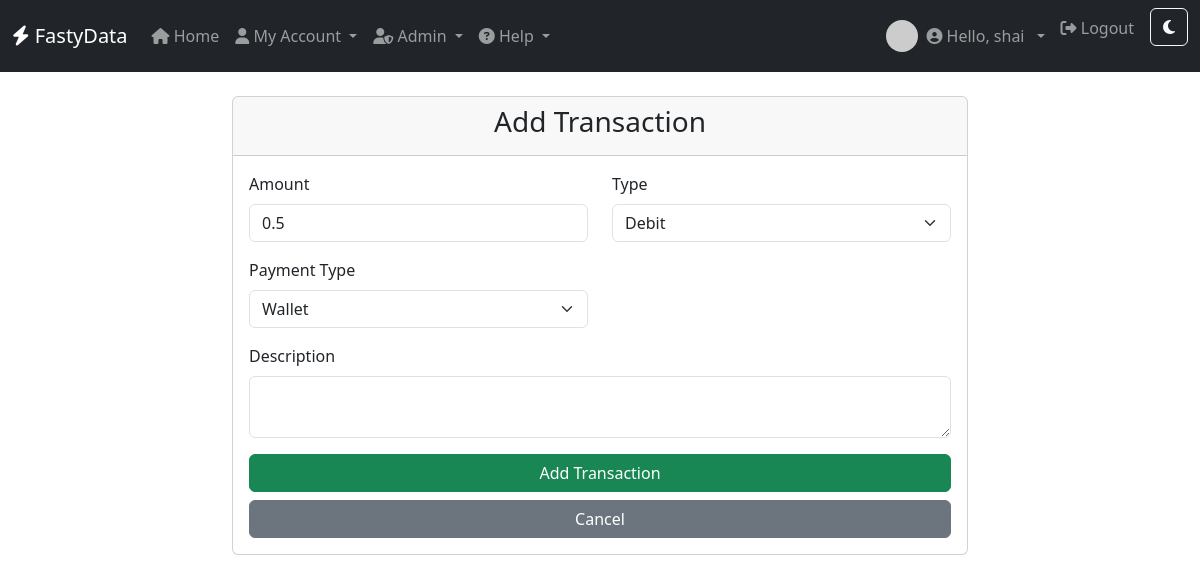
The page /transactions/edit/3 (signed in) on the database its author committed.
### models/user.py (models this page shows, shortened)
class User(db.Model, UserMixin):
    id = db.Column(db.Integer, primary_key=True)
    first_name=db.Column(db.String(80),nullable=False)
    last_name=db.Column(db.String(80), nullable=False)
    username = db.Column(db.String(80), unique=True, nullable=False)
    password_hash = db.Column(db.String(128))
    user_type = db.Column(db.String(80), nullable=False)
    phone_number=db.Column(db.String(15))
    email = db.Column(db.String(120))

### models/account.py (models this page shows, shortened)
class Transaction(db.Model):
    id = db.Column(db.Integer, primary_key=True)
    account_id = db.Column(db.Integer, db.ForeignKey('account.id'), nullable=False)
    payment_type_id = db.Column(db.Integer, db.ForeignKey('payment_type.id'), nullable=False)  # Required
    amount = db.Column(db.Float, nullable=False)
    transaction_type = db.Column(db.String(10), nullable=False)  # 'credit' or 'debit'
    reference_number = db.Column(db.String(50), unique=True, nullable=False)
    balance_after = db.Column(db.Float, nullable=False)  # Balance left after transaction
    description = db.Column(db.Text)
    status = db.Column(db.String(20), default='Pending')  # pending, completed, failed
    transaction_date = db.Column(db.DateTime, default=datetime.utcnow, nullable=False)
    created_at = db.Column(db.DateTime, default=datetime.utcnow)

### app.py (the view, shortened to what this page needs)
@app.route('/transactions/edit/<int:txn_id>', methods=['GET', 'POST'])
@login_required
def edit_transaction(txn_id):
    txn = Transaction.query.get_or_404(txn_id)
    form = TransactionForm(obj=txn)
    form.payment_type.choices = [(pt.id, pt.name) for pt in PaymentType.query.filter_by(is_active=True).all()]
    return render_template('add_transaction.html', form=form, edit=True)

### forms/transactionform.py
class TransactionForm(FlaskForm):
    amount = FloatField('Amount', validators=[DataRequired(), NumberRange(min=0.01)])
    transaction_type = SelectField('Type', choices=[('credit', 'Credit'), ('debit', 'Debit')], validators=[DataRequired()])
    payment_type = SelectField('Payment Type', coerce=int, validators=[DataRequired()])
    description = TextAreaField('Description', validators=[Length(max=255)])
    submit = SubmitField('Add Transaction')

### app.py (called while the page is built)
@login_manager.user_loader
def load_user(user_id):
    return db.session.get(User, int(user_id))

### templates/add_transaction.html (shortened to what this page needs)
{% extends "base.html" %}
{% block content %}
<div class="row justify-content-center">
    <div class="col-md-8">
        <div class="card">
            <div class="card-header">
                <h3 class="text-center">Add Transaction</h3>
            </div>
            <div class="card-body">
                <form method="POST">
                    <div class="row">
                        <div class="col-md-6 mb-3">
                            {{ form.amount.label(class="form-label") }}
                            {{ form.amount(class="form-control", id="amount") }}
                        </div>
                        <div class="col-md-6 mb-3">
                            {{ form.transaction_type.label(class="form-label") }}
                            {{ form.transaction_type(class="form-select") }}
                        </div>
                    </div>
                    <div class="row">
                        <div class="col-md-6 mb-3">
                            {{ form.payment_type.label(class="form-label") }}
                            {{ form.payment_type(class="form-select") }}
                        </div>
                    </div>
                    <div class="row">
                        <div class="col-md-12 mb-3">
                            {{ form.description.label(class="form-label") }}
                            {{ form.description(class="form-control") }}
                        </div>
                    </div>
                    <div class="d-grid gap-2">
                        {{ form.submit(class="btn btn-success") }}
                        <a href="{{ url_for('transactions') }}" class="btn btn-secondary">Cancel</a>
                    </div>
                </form>
            </div>
        </div>
    </div>
</div>
{% endblock %}

### templates/base.html (shortened to what this page needs)
<!DOCTYPE html>
<html lang="en">
<head>
    <link rel="stylesheet" href="https://cdn.jsdelivr.net/npm/bootstrap@5.3.0/dist/css/bootstrap.min.css">
    <link rel="stylesheet" href="https://cdnjs.cloudflare.com/ajax/libs/font-awesome/6.4.0/css/all.min.css">
</head>
<body>
<nav class="navbar navbar-expand-lg navbar-dark bg-dark mb-4">
    <div class="container-fluid">
        <a class="navbar-brand" href="{{ url_for('home') }}">
            <i class="fas fa-bolt"></i> FastyData
        </a>
        <div class="collapse navbar-collapse" id="navbarNav">
            <ul class="navbar-nav me-auto mb-2 mb-lg-0">
                <li class="nav-item">
                    <a class="nav-link {% if request.endpoint == 'home' %}active{% endif %}" href="{{ url_for('home') }}">
                        <i class="fas fa-home"></i> Home
                    </a>
                </li>
                {% if current_user.is_authenticated %}
                    <li class="nav-item dropdown">
                        <a class="nav-link dropdown-toggle {% if request.endpoint in ['account', 'transactions'] %}active{% endif %}" href="#" id="userDropdown" role="button" data-bs-toggle="dropdown" aria-expanded="false">
                            <i class="fas fa-user"></i> My Account
                        </a>
                    </li>
                    {% if current_user.user_type == 'admin' %}
                        <li class="nav-item dropdown">
                            <a class="nav-link dropdown-toggle " href="#" id="adminDropdown" role="button" data-bs-toggle="dropdown" aria-expanded="false">
                                <i class="fas fa-user-shield"></i> Admin
                            </a>
                        </li>
                    {% endif %}
                {% endif %}
                <li class="nav-item dropdown">
                    <a class="nav-link dropdown-toggle" href="#" id="helpDropdown" role="button" data-bs-toggle="dropdown" aria-expanded="false">
                        <i class="fas fa-question-circle"></i> Help
                    </a>
                </li>
            </ul>
            <ul class="navbar-nav mb-2 mb-lg-0">
                {% if current_user.is_authenticated %}
                    <li class="nav-item dropdown d-flex align-items-center">
                        <a href="#" class="nav-link dropdown-toggle d-flex align-items-center" id="avatarDropdown" role="button" data-bs-toggle="dropdown" aria-expanded="false">
                            <img src="https://ui-avatars.com/api/?name={{ current_user.first_name|default('U') }}+{{ current_user.last_name|default('S') }}&background=random&size=32"
                                 alt="avatar" class="rounded-circle me-2" width="32" height="32">
                            <span class="navbar-text me-2">
                                <i class="fas fa-user-circle"></i> Hello, {{ current_user.username }}
                            </span>
                        </a>
                    </li>
                    <li class="nav-item">
                        <a class="nav-link" href="{{ url_for('logout') }}">
                            <i class="fas fa-sign-out-alt"></i> Logout
                        </a>
                    </li>
                    <li class="nav-item">
                        <button id="themeToggle" class="btn btn-outline-light ms-2" type="button" title="Toggle dark/light mode">
                            <i class="fas fa-moon" id="themeIcon"></i>
                        </button>
                    </li>
                {% endif %}
            </ul>
        </div>
    </div>
</nav>
<div class="container">
    {% block content %}{% endblock %}
</div>
</body>
</html>

### rows shown on the page
User: username "shai"
Transaction: amount "0.5", transaction_type "Debit", payment_type "Wallet"
